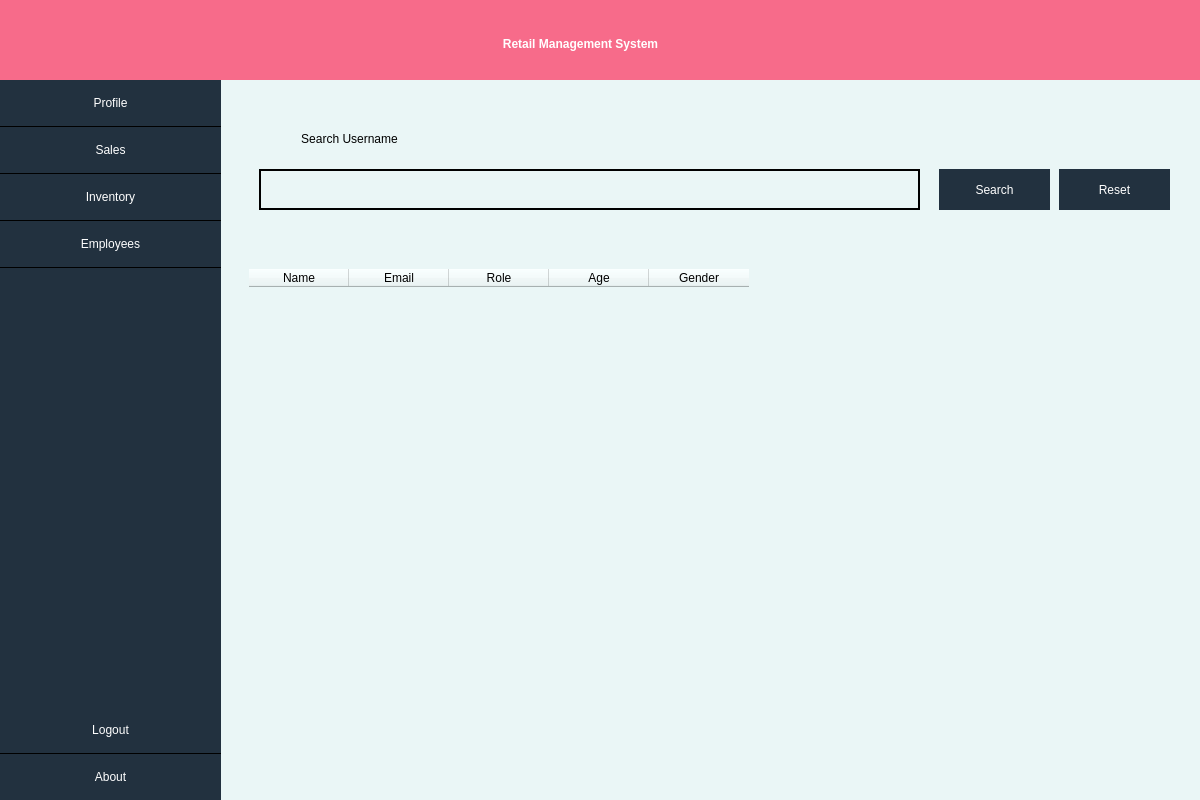
<?xml version="1.0" encoding="UTF-8"?>
<ui version="4.0">
 <class>MainWindow</class>
 <widget class="QMainWindow" name="MainWindow">
  <property name="geometry">
   <rect>
    <x>0</x>
    <y>0</y>
    <width>1200</width>
    <height>800</height>
   </rect>
  </property>
  <property name="minimumSize">
   <size>
    <width>0</width>
    <height>16</height>
   </size>
  </property>
  <property name="windowTitle">
   <string>MainWindow</string>
  </property>
  <property name="styleSheet">
   <string notr="true">background-color:rgb(234,246,246);
border:none;
</string>
  </property>
  <widget class="QWidget" name="centralwidget">
   <widget class="QFrame" name="frame">
    <property name="geometry">
     <rect>
      <x>0</x>
      <y>-1</y>
      <width>1201</width>
      <height>81</height>
     </rect>
    </property>
    <property name="styleSheet">
     <string notr="true">background-color:rgb(247,107,138);</string>
    </property>
    <property name="frameShape">
     <enum>QFrame::StyledPanel</enum>
    </property>
    <property name="frameShadow">
     <enum>QFrame::Raised</enum>
    </property>
    <widget class="QLabel" name="label">
     <property name="geometry">
      <rect>
       <x>370</x>
       <y>20</y>
       <width>421</width>
       <height>51</height>
      </rect>
     </property>
     <property name="styleSheet">
      <string notr="true">color:white;
font: 20pt &quot;Sans Serif&quot;;</string>
     </property>
     <property name="text">
      <string>&lt;html&gt;&lt;head/&gt;&lt;body&gt;&lt;p align=&quot;center&quot;&gt;&lt;span style=&quot; font-weight:600;&quot;&gt;Retail Management System&lt;/span&gt;&lt;/p&gt;&lt;/body&gt;&lt;/html&gt;</string>
     </property>
    </widget>
   </widget>
   <widget class="QFrame" name="frame_2">
    <property name="geometry">
     <rect>
      <x>0</x>
      <y>80</y>
      <width>221</width>
      <height>721</height>
     </rect>
    </property>
    <property name="styleSheet">
     <string notr="true">background-color:rgb(34,49,63);</string>
    </property>
    <property name="frameShape">
     <enum>QFrame::StyledPanel</enum>
    </property>
    <property name="frameShadow">
     <enum>QFrame::Raised</enum>
    </property>
    <widget class="QFrame" name="frame_3">
     <property name="geometry">
      <rect>
       <x>0</x>
       <y>0</y>
       <width>221</width>
       <height>231</height>
      </rect>
     </property>
     <property name="frameShape">
      <enum>QFrame::NoFrame</enum>
     </property>
     <property name="frameShadow">
      <enum>QFrame::Raised</enum>
     </property>
     <layout class="QVBoxLayout" name="verticalLayout">
      <property name="spacing">
       <number>0</number>
      </property>
      <property name="leftMargin">
       <number>0</number>
      </property>
      <property name="topMargin">
       <number>0</number>
      </property>
      <property name="rightMargin">
       <number>0</number>
      </property>
      <property name="bottomMargin">
       <number>0</number>
      </property>
      <item>
       <widget class="QPushButton" name="pushButton">
        <property name="minimumSize">
         <size>
          <width>0</width>
          <height>16</height>
         </size>
        </property>
        <property name="styleSheet">
         <string notr="true">color:white;
font: 16pt &quot;Sans Serif&quot;;
padding-bottom: 16px;
border-bottom:1px solid black;
padding-top: 16px;
background-color:rgb(34,49,63);
</string>
        </property>
        <property name="text">
         <string>Profile</string>
        </property>
       </widget>
      </item>
      <item>
       <widget class="QPushButton" name="pushButton_3">
        <property name="styleSheet">
         <string notr="true">color:white;
font: 16pt &quot;Sans Serif&quot;;
padding-bottom: 16px;
border-bottom:1px solid black;
padding-top: 16px;
background-color:rgb(34,49,63);
</string>
        </property>
        <property name="text">
         <string>Sales</string>
        </property>
       </widget>
      </item>
      <item>
       <widget class="QPushButton" name="pushButton_2">
        <property name="styleSheet">
         <string notr="true">color:white;
font: 16pt &quot;Sans Serif&quot;;
padding-bottom: 16px;
border-bottom:1px solid black;
padding-top: 16px;
background-color:rgb(34,49,63);
</string>
        </property>
        <property name="text">
         <string>Inventory</string>
        </property>
       </widget>
      </item>
      <item alignment="Qt::AlignTop">
       <widget class="QPushButton" name="pushButton_4">
        <property name="styleSheet">
         <string notr="true">color:white;
font: 16pt &quot;Sans Serif&quot;;
padding-bottom: 16px;
border-bottom:1px solid black;
padding-top: 16px;
background-color:rgb(34,49,63);
</string>
        </property>
        <property name="text">
         <string>Employees</string>
        </property>
       </widget>
      </item>
     </layout>
    </widget>
    <widget class="QFrame" name="frame_4">
     <property name="geometry">
      <rect>
       <x>0</x>
       <y>600</y>
       <width>221</width>
       <height>121</height>
      </rect>
     </property>
     <property name="frameShape">
      <enum>QFrame::StyledPanel</enum>
     </property>
     <property name="frameShadow">
      <enum>QFrame::Raised</enum>
     </property>
     <layout class="QVBoxLayout" name="verticalLayout_2">
      <property name="spacing">
       <number>0</number>
      </property>
      <property name="leftMargin">
       <number>0</number>
      </property>
      <property name="topMargin">
       <number>0</number>
      </property>
      <property name="rightMargin">
       <number>0</number>
      </property>
      <property name="bottomMargin">
       <number>0</number>
      </property>
      <item alignment="Qt::AlignBottom">
       <widget class="QPushButton" name="pushButton_5">
        <property name="styleSheet">
         <string notr="true">color:white;
font: 16pt &quot;Sans Serif&quot;;
padding-bottom: 16px;
border-bottom:1px solid black;
padding-top: 16px;
background-color:rgb(34,49,63);
</string>
        </property>
        <property name="text">
         <string>Logout</string>
        </property>
       </widget>
      </item>
      <item>
       <widget class="QPushButton" name="pushButton_6">
        <property name="styleSheet">
         <string notr="true">color:white;
font: 16pt &quot;Sans Serif&quot;;
padding-bottom: 16px;
border-bottom:1px solid black;
padding-top: 16px;
background-color:rgb(34,49,63);
</string>
        </property>
        <property name="text">
         <string>About</string>
        </property>
       </widget>
      </item>
     </layout>
    </widget>
   </widget>
   <widget class="QFrame" name="frame_5">
    <property name="geometry">
     <rect>
      <x>230</x>
      <y>80</y>
      <width>961</width>
      <height>721</height>
     </rect>
    </property>
    <property name="frameShape">
     <enum>QFrame::StyledPanel</enum>
    </property>
    <property name="frameShadow">
     <enum>QFrame::Raised</enum>
    </property>
    <layout class="QVBoxLayout" name="verticalLayout_3">
     <item>
      <widget class="QFrame" name="frame_6">
       <property name="frameShape">
        <enum>QFrame::StyledPanel</enum>
       </property>
       <property name="frameShadow">
        <enum>QFrame::Raised</enum>
       </property>
       <widget class="QLabel" name="label_2">
        <property name="geometry">
         <rect>
          <x>10</x>
          <y>30</y>
          <width>201</width>
          <height>41</height>
         </rect>
        </property>
        <property name="styleSheet">
         <string notr="true">font: 16pt &quot;Sans Serif&quot;;
</string>
        </property>
        <property name="text">
         <string>&lt;html&gt;&lt;head/&gt;&lt;body&gt;&lt;p align=&quot;center&quot;&gt;Search Username&lt;/p&gt;&lt;/body&gt;&lt;/html&gt;</string>
        </property>
       </widget>
       <widget class="QLineEdit" name="lineEdit">
        <property name="geometry">
         <rect>
          <x>20</x>
          <y>80</y>
          <width>661</width>
          <height>41</height>
         </rect>
        </property>
        <property name="styleSheet">
         <string notr="true">border:2px solid black;
font:20px;</string>
        </property>
        <property name="text">
         <string/>
        </property>
       </widget>
       <widget class="QPushButton" name="pushButton_7">
        <property name="geometry">
         <rect>
          <x>700</x>
          <y>80</y>
          <width>111</width>
          <height>41</height>
         </rect>
        </property>
        <property name="styleSheet">
         <string notr="true">background-color:rgb(34,49,63);
font: 16pt &quot;Sans Serif&quot;;
padding-left:3px;
padding-right:3px;
padding-top:1px;
border-radius:100px;
padding-bottom:1px;
color:white;</string>
        </property>
        <property name="text">
         <string>Search</string>
        </property>
       </widget>
       <widget class="QTableWidget" name="tableWidget">
        <property name="geometry">
         <rect>
          <x>10</x>
          <y>180</y>
          <width>921</width>
          <height>331</height>
         </rect>
        </property>
        <property name="autoScroll">
         <bool>true</bool>
        </property>
        <column>
         <property name="text">
          <string>Name</string>
         </property>
        </column>
        <column>
         <property name="text">
          <string>Email</string>
         </property>
        </column>
        <column>
         <property name="text">
          <string>Role</string>
         </property>
        </column>
        <column>
         <property name="text">
          <string>Age</string>
         </property>
        </column>
        <column>
         <property name="text">
          <string>Gender</string>
         </property>
        </column>
       </widget>
       <widget class="QPushButton" name="pushButton_8">
        <property name="geometry">
         <rect>
          <x>820</x>
          <y>80</y>
          <width>111</width>
          <height>41</height>
         </rect>
        </property>
        <property name="styleSheet">
         <string notr="true">background-color:rgb(34,49,63);
font: 16pt &quot;Sans Serif&quot;;
padding-left:3px;
padding-right:3px;
padding-top:1px;
border-radius:100px;
padding-bottom:1px;
color:white;</string>
        </property>
        <property name="text">
         <string>Reset</string>
        </property>
       </widget>
      </widget>
     </item>
    </layout>
   </widget>
  </widget>
 </widget>
 <resources/>
 <connections/>
</ui>
